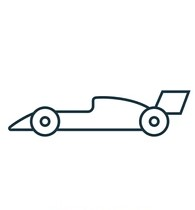
%> input picture Matlab/Task_6/racecar.jpg, 195 x 210 px
$ octave --eval "result = imageToPixelSegments(imread('racecar.jpg'));"   (GNU Octave 9; MATLAB toolbox functions it lacks are replaced by stand-ins)
%> lines starting %> are read from the running program, lines starting %| are printed output that depends on the picture; in (x1, y1, x2, y2) boxes, pixels count from 0 and x2, y2 are one past the last pixel; in counts of white or black regions, pixels touching at a corner belong together; the program's own positions count from 1
### Matlab/Task_6/getCoords.m
function curvePoints = getCoords(shapeImage)
% Copyright 2018 - 2020 The MathWorks, Inc.
%
% Call the function `bwboundaries` to obtain the boundaries of each unique region.
[curves,~,N] = bwboundaries(shapeImage);
curves = curves(1:N); % Ignore hole boundaries

% Get the pixel points from the boundary detected
curvePoints = cell2mat(curves);

% Remove all duplicate points from the curve
curvePoints = unique(curvePoints,'rows','stable');

% In the image you're analyzing, remove all the pixels that were captured
% by `bwboundaries`. There may still be pixels remaining in the image.

% Remove curves from the image
curveInd = sub2ind(size(shapeImage),curvePoints(:,1),curvePoints(:,2));
shapeImage(curveInd) = 0;

% Go through the image to check for any remaining pixels. If no pixels
% remain, return the `curvePoints` found. If there are more pixels, then
% call this function again and append `curvePoints` to the additional pixels
% found by the recursive call.

% Call getCoords recursively if there are other curves remaining
if any(shapeImage(:))
    curvePoints = [curvePoints; getCoords(shapeImage)];
end

### Matlab/Task_6/coords2segments.m
function segmentsPix = coords2segments(coordsPix)

% First, find the locations where consecutive pixels are not adjacent. Create a breaks variable that is a logical index with value 1 where there is a break and 0 where pixels are adjacent.
consecutiveDistance = abs(diff(coordsPix));
breaks = any(consecutiveDistance > [1 1],2);

% Use the breaks variable to construct the start and end indices of each segment. Then loop through the segments and create a cell array segmentsPix, where each cell contains all the pixel coordinates for that segment.

% Build cell array of each segment of adjacent pixel coordinates
numSegments = sum(breaks)+1;
segmentsPix = cell(numSegments,1);
breakInds = [0; find(breaks); size(coordsPix,1)];
for ii = 1:numSegments
segmentsPix{ii} = coordsPix(breakInds(ii)+1:breakInds(ii+1),:);
end

### Matlab/Task_6/connectSegments.m
function segments = connectSegments(segments)
% Copyright 2018 - 2020 The MathWorks, Inc.
%
% If a segment intersects itself, such as in the letter "O," it will end at
% a point that is adjacent to another pixel in that segment. This will
% create a small gap when drawn on the whiteboard. To correct this, add the
% final adjacent pixel to the end of that segment so the line is closed.
% This section of code looks at each segment, finds any self-intersections,
% and closes them. p1 is the first point in a segment. pN is the last point
% in the segment. Add any points near p1 to the beginning of the segment.
% Add any points near pN to the end of the segment.

for ii = 1:length(segments)
    points = segments{ii};
    p1 = points(1,:);
    pN = points(end,:);
    % Add any points near p1 to beginning of segment ii
    nearP1 = isadjacent(p1,points(4:end,:));   %Don't check first 3 points
    if any(nearP1)
        idx = find(nearP1,1)+3;
        points = [points(idx,:); points]; %#ok<*AGROW>
    end
    % Add any points near pN to end of segment ii
    nearPN = isadjacent(pN,points(1:end-3,:)); %Don't check last 3 points
    if any(nearPN)
        idx = find(nearPN,1);
        points = [points; points(idx,:)];
    end
    segments{ii} = points;
end

% This code merges any segments with endpoints that are adjacent. It looks
% at every pair of segments ii and jj. Take the first and last point of
% each segment in the pair (four points total), and check whether any are
% adjacent. If any adjacencies are found, replace the two segments with a
% single segment describing a continuous path through both segments.

for ii = 1:length(segments)-1
    jj = ii + 1;
    % Check all combinations of 2 segments ii and jj
    while jj <= length(segments)
        points_i = segments{ii};
        points_j = segments{jj};
        pi1 = points_i(1,:);
        piN = points_i(end,:);
        pj1 = points_j(1,:);
        pjN = points_j(end,:);
        % Compare points 1 and N from segments ii and jj
        if isadjacent(pi1,pj1)
            segments{ii} = [flipud(points_j); points_i];
            segments(jj) = [];
        elseif isadjacent(pi1,pjN)
            segments{ii} = [points_j; points_i];
            segments(jj) = [];
        elseif isadjacent(piN,pj1)
            segments{ii} = [points_i; points_j];
            segments(jj) = [];
        elseif isadjacent(piN,pjN)
            segments{ii} = [points_i; flipud(points_j)];
            segments(jj) = [];
        end
        jj = jj + 1;
    end
end

end

% The sub-function isadjacent creates a convenient way to check whether two
% points are adjacent. As a sub-function, it can only be called within the
% connectSegments function.

function tf = isadjacent(p1,p2)
tf = all(abs(p1-p2) <= [1 1],2);
end

### Matlab/Task_6/imageToPixelSegments.m
function [segmentsPix,xLimPix,yLimPix] = imageToPixelSegments(img)

% Extract line traces from the image
img2 = ~imbinarize(rgb2gray(img), 'adaptive' , 'ForegroundPolarity' , 'dark' );
img3 = bwmorph(img2, 'clean' );
img4 = bwmorph(img3, 'thin' ,inf);

% Extract pixels in order
coordsPix = getCoords(img4);

% Break coordinates list into contiguous segments
segmentsPix = coords2segments(coordsPix);

% Clean data and merge connected segments
segmentsPix = connectSegments(segmentsPix);

% Store x and y pixel limits
xLimPix = [min(coordsPix(:,2)) max(coordsPix(:,2))];
yLimPix = [min(coordsPix(:,1)) max(coordsPix(:,1))];
%> in imageToPixelSegments, `img2 = ~imbinarize(rgb2gray(img), 'adaptive' , 'ForegroundPolarity' , ..`:
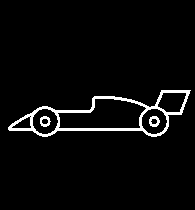
%> img2: size 210x195 logical; 3.9% white; 3 white regions, box (x1, y1, x2, y2) and area: (8, 90, 191, 137) 1441, (149, 116, 160, 127) 73, (40, 116, 51, 127) 68
%> in imageToPixelSegments, `img4 = bwmorph(img3, 'thin' ,inf);`:
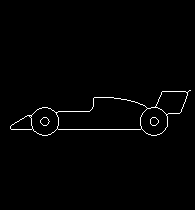
%> img4: size 210x195 logical; 1.2% white in thin lines or dots, all inside (x1, y1, x2, y2) = (10, 90, 191, 136)
%> in getCoords, `[curves,~,N] = bwboundaries(shapeImage);`: curves = 11 boundaries; largest, box (x1, y1, x2, y2) and points: (10, 90, 191, 136) 407, (57, 98, 147, 129) 216, (156, 92, 187, 114) 81, (31, 108, 58, 135) 76, (141, 108, 167, 135) 75; N = 3
%> in getCoords, `curves = curves(1:N);`: curves = 3 items
%> in getCoords, `curvePoints = cell2mat(curves);`: curvePoints = 453 rows, first 12: [127 11; 126 12; 125 13; 125 14; 124 15; 123 16; 123 17; 122 18; 122 19; 121 20; 120 21; 120 22]
%> in getCoords, `curvePoints = unique(curvePoints,'rows','stable');`: curvePoints = 447 rows, first 12: [127 11; 126 12; 125 13; 125 14; 124 15; 123 16; 123 17; 122 18; 122 19; 121 20; 120 21; 120 22]
%> in getCoords, `curveInd = sub2ind(size(shapeImage),curvePoints(:,1),curvePoints(:,2));`: curveInd = 447 values, max 39991 at index 198, min 2227 at index 1, mean 21970.4
%> in getCoords, `shapeImage(curveInd) = 0;`:
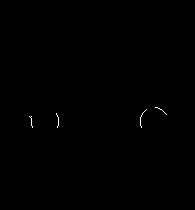
%> shapeImage: size 210x195 logical; 0.14% white in thin lines or dots, all inside (x1, y1, x2, y2) = (29, 107, 167, 128)
%> in getCoords (call 2), `curvePoints = cell2mat(curves);`: curvePoints = 114 rows, first 12: [117 30; 118 31; 117 32; 118 31; 119 32; 120 32; 121 32; 122 32; 123 32; 124 32; 125 32; 126 32]
%> in getCoords (call 2), `curvePoints = unique(curvePoints,'rows','stable');`: curvePoints = 59 rows, first 12: [117 30; 118 31; 117 32; 119 32; 120 32; 121 32; 122 32; 123 32; 124 32; 125 32; 126 32; 127 33]
%> in getCoords (call 2), `shapeImage(curveInd) = 0;`: shapeImage: size 210x195 logical; 0.14% of pixels changed, all inside (x1, y1, x2, y2) = (29, 107, 167, 128)
%> in getCoords, `curvePoints = [curvePoints; getCoords(shapeImage)];`: curvePoints = 506 rows, first 12: [127 11; 126 12; 125 13; 125 14; 124 15; 123 16; 123 17; 122 18; 122 19; 121 20; 120 21; 120 22]
%> in imageToPixelSegments, `coordsPix = getCoords(img4);`: coordsPix has the same summary as curvePoints in getCoords
%> in coords2segments, `consecutiveDistance = abs(diff(coordsPix));`: consecutiveDistance = 505 rows, first 12: [1 1; 1 1; 0 1; 1 1; 1 1; 0 1; 1 1; 0 1; 1 1; 1 1; 0 1; 1 1]
%> in coords2segments, `breaks = any(consecutiveDistance > [1 1],2);`: breaks = 505 logical values, 9 true
%> in coords2segments, `numSegments = sum(breaks)+1;`: numSegments = 10
%> in coords2segments, `segmentsPix = cell(numSegments,1);`: segmentsPix = {[], [], [], [], [], [], [], [], [], []}
%> in coords2segments, `breakInds = [0; find(breaks); size(coordsPix,1)];`: breakInds = [0; 198; 403; 425; 447; 450; 460; 475; 484; 494; 506]
%> the loop in coords2segments, `for ii = 1:numSegments` made 10 passes
%> after the loop in coords2segments, `for ii = 1:numSegments`: segmentsPix = 10 items
%> the loop in connectSegments, `for ii = 1:length(segments)` made 10 passes
%> (p1, pN, idx) on passes 3 to 4: ([121 41], [122 41], 1), ([120 151], [121 151], 1)
%> (p1, pN) on passes 1, 2, 7, 10: ([127 11], [91 191]), ([94 188], [128 11]), ([114 57], [128 58]), ([108 156], [115 167])
%> the loop in connectSegments, `for ii = 1:length(segments)-1` made 9 passes
%> after the loop in connectSegments, `for ii = 1:length(segments)-1`: segments = 8 items
%> in imageToPixelSegments, `xLimPix = [min(coordsPix(:,2)) max(coordsPix(:,2))];`: xLimPix = [11 191]
%> in imageToPixelSegments, `yLimPix = [min(coordsPix(:,1)) max(coordsPix(:,1))];`: yLimPix = [91 136]
%> `result = imageToPixelSegments(imread('racecar.jpg'));`: result = 8 items
